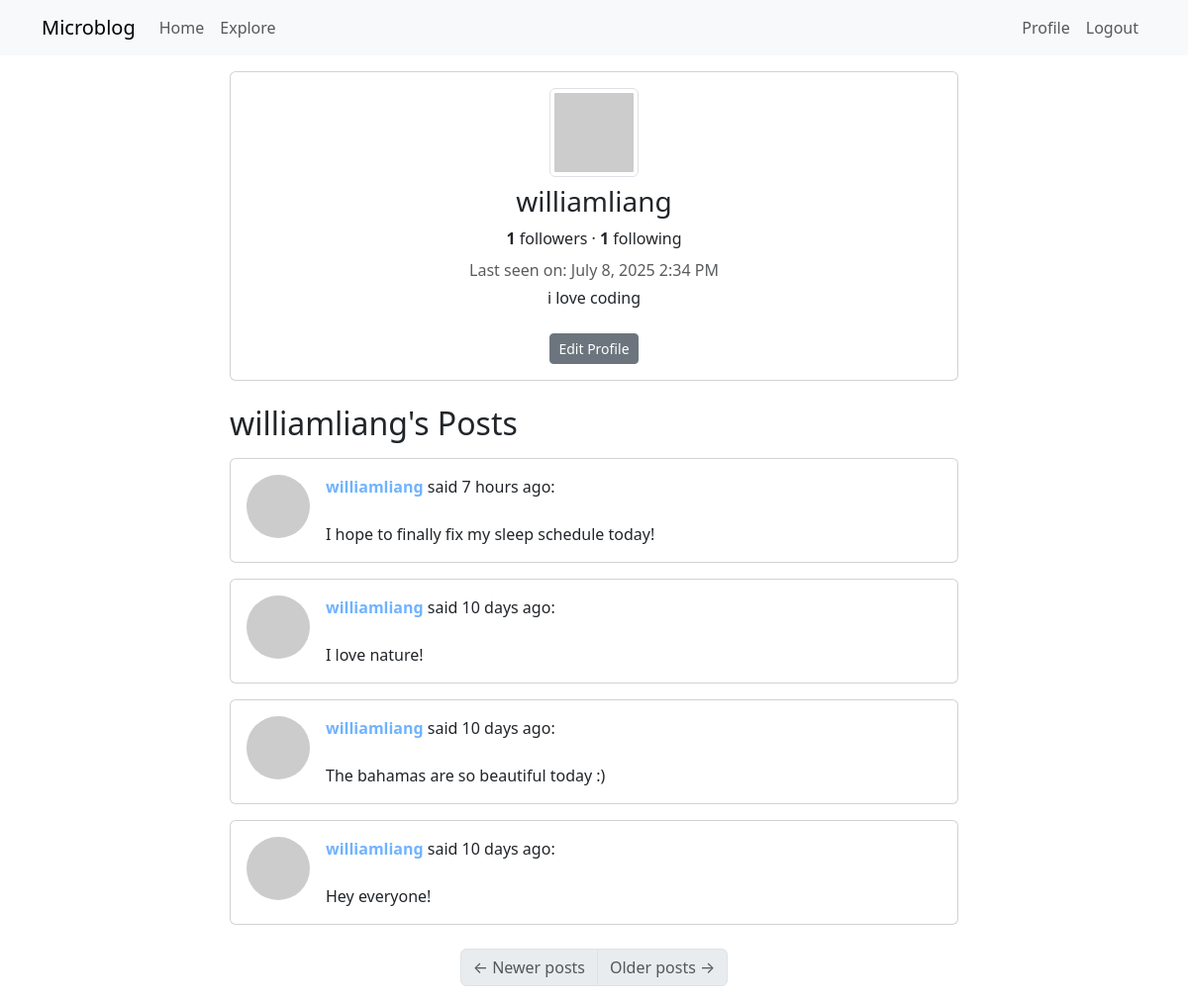
Before: /user/williamliang (signed in) with the older database file.
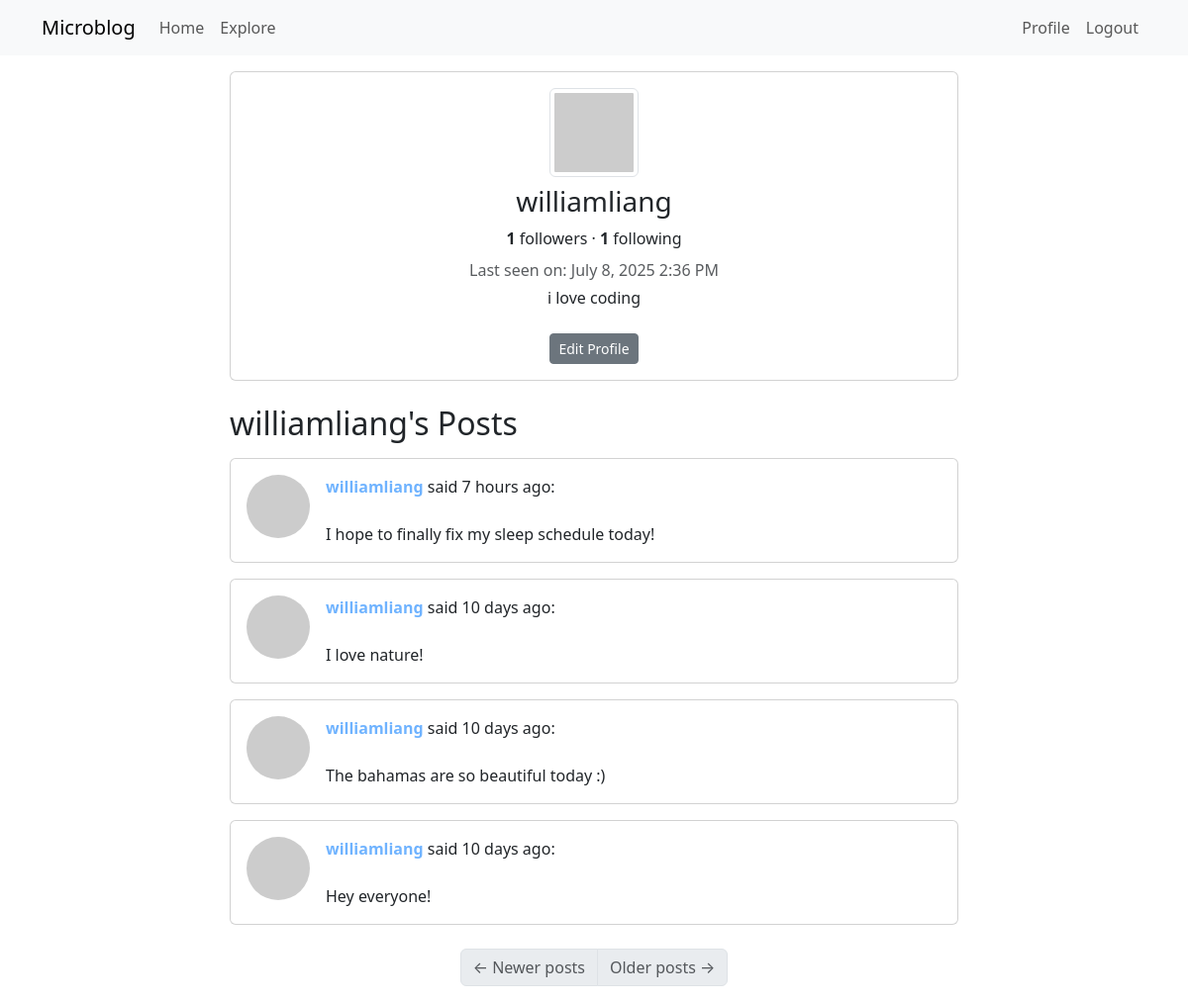
After: the same page with the newer database file.
### app/models.py (models this page shows, shortened)
class User(UserMixin, db.Model):
    id: so.Mapped[int] = so.mapped_column(primary_key=True)
    username: so.Mapped[str] = so.mapped_column(sa.String(64), index=True, unique=True)
    email: so.Mapped[str] = so.mapped_column(sa.String(120), index=True, unique=True)
    password_hash: so.Mapped[Optional[str]] = so.mapped_column(sa.String(256))
    about_me: so.Mapped[Optional[str]] = so.mapped_column(sa.String(140))
    last_seen: so.Mapped[Optional[datetime]] = so.mapped_column(default=lambda: datetime.now(timezone.utc))
    posts: so.WriteOnlyMapped['Post'] = so.relationship(
        back_populates='author', passive_deletes=True)
    following: so.WriteOnlyMapped['User'] = so.relationship(
        secondary=followers, primaryjoin=(followers.c.follower_id == id),
        secondaryjoin=(followers.c.followed_id == id),
        back_populates='followers'
    )
    followers: so.WriteOnlyMapped['User'] = so.relationship(
        secondary=followers, primaryjoin=(followers.c.followed_id == id),
        secondaryjoin=(followers.c.follower_id == id),
        back_populates='following')
    def avatar(self, size):
        digest = hashlib.md5(self.email.lower().encode('utf-8')).hexdigest()
        return f'https://www.gravatar.com/avatar/{digest}?d=identicon&s={size}'
    def followers_count(self):
        query = sa.select(sa.func.count()).select_from(
            self.followers.select().subquery())
        return db.session.scalar(query)
    def following_count(self):
        query = sa.select(sa.func.count()).select_from(
            self.following.select().subquery())
        return db.session.scalar(query)

class Post(db.Model):
    id: so.Mapped[int] = so.mapped_column(primary_key=True)
    body: so.Mapped[str] = so.mapped_column(sa.String(140))
    timestamp: so.Mapped[datetime] = so.mapped_column(index=True, default=lambda: datetime.now(timezone.utc))
    user_id: so.Mapped[int] = so.mapped_column(sa.ForeignKey(User.id), index=True)
    language: so.Mapped[Optional[str]] = so.mapped_column(sa.String(5))
    author: so.Mapped[User] = so.relationship(back_populates='posts')

### app/routes.py (the view)
@app.route('/user/<username>')
@login_required
def user(username):
    user = db.first_or_404(sa.select(User).where(User.username == username))
    page = request.args.get('page', 1, type=int) # pagination in the user profile view
    query = user.posts.select().order_by(Post.timestamp.desc())
    posts = db.paginate(query, page=page,
                        per_page=app.config['POSTS_PER_PAGE'],
                        error_out=False)
    next_url = url_for('user', username=user.username, page=posts.next_num) \
        if posts.has_next else None
    prev_url = url_for('user', username=user.username, page=posts.prev_num) \
        if posts.has_prev else None
    if user == current_user:
        form = PostForm()
    else:
        form = EmptyForm()
    return render_template('user.html', user=user, posts=posts, form=form, next_url=next_url, prev_url=prev_url)

### app/models.py (called while the page is built)
@login.user_loader
def load_user(id):
    return db.session.get(User, int(id))

### app/routes.py (called while the page is built)
@app.before_request
def before_request():
    if current_user.is_authenticated:
        current_user.last_seen = datetime.now(timezone.utc)
        db.session.commit()

### app/templates/user.html (shortened to what this page needs)
{% extends "base.html" %}
{% block content %}
  <div class="row justify-content-center">
    <div class="col-md-8">
      <div class="card mb-4">
        <div class="card-body text-center">
          <img src="{{ user.avatar(128) }}" alt="User avatar" class="img-thumbnail mb-2">
          <h3>{{ user.username }}</h3>
          <div class="mb-2">
            <span class="fw-bold">{{ user.followers_count() }}</span> followers
            &middot;
            <span class="fw-bold">{{ user.following_count() }}</span> following
          </div>
          {% if user.last_seen %}
            <p class="text-muted mb-1">Last seen on: {{ moment(user.last_seen).format('LLL') }}</p>
          {% endif %}
          {% if user.about_me %}
            <p>{{ user.about_me }}</p>
          {% endif %}
          {% if user == current_user %}
            <a href="{{ url_for('edit_profile') }}" class="btn btn-secondary btn-sm mt-2">Edit Profile</a>
          {% endif %}
        </div>
      </div>
      <h2 class="mb-3">{{ user.username }}'s Posts</h2>
      {% for post in posts %}
        {% include '_post.html' %}
      {% endfor %}
      <nav aria-label="Post navigation">
        <ul class="pagination justify-content-center mt-4">
          <li class="page-item{% if not prev_url %} disabled{% endif %}">
            <a class="page-link" href="{{ prev_url if prev_url else '#' }}" tabindex="-1">
              <span aria-hidden="true">&larr;</span> Newer posts
            </a>
          </li>
          <li class="page-item{% if not next_url %} disabled{% endif %}">
            <a class="page-link" href="{{ next_url if next_url else '#' }}">
              Older posts <span aria-hidden="true">&rarr;</span>
            </a>
          </li>
        </ul>
      </nav>
    </div>
  </div>
{% endblock %}

### app/templates/base.html (shortened to what this page needs)
<!doctype html>
<html lang="en">
  <head>
    <link
        href="https://cdn.jsdelivr.net/npm/bootstrap@5.3.2/dist/css/bootstrap.min.css"
        rel="stylesheet"
>
  </head>
  <body>
    <nav class="navbar navbar-expand-lg bg-body-tertiary">
      <div class="container">
        <a class="navbar-brand" href="{{ url_for('index') }}">Microblog</a>
        <div class="collapse navbar-collapse" id="navbarSupportedContent">
          <ul class="navbar-nav me-auto mb-2 mb-lg-0">
            <li class="nav-item">
              <a class="nav-link" aria-current="page" href="{{ url_for('index') }}">Home</a>
            </li>
            <li class="nav-item">
              <a class="nav-link" aria-current="page" href="{{ url_for('explore') }}">Explore</a>
            </li>
          </ul>
          <ul class="navbar-nav mb-2 mb-lg-0">
            {% if current_user.is_anonymous %}
            <li class="nav-item">
              <a class="nav-link" aria-current="page" href="{{ url_for('login') }}">Login</a>
            </li>
            {% else %}
            <li class="nav-item">
              <a class="nav-link" aria-current="page" href="{{ url_for('user', username=current_user.username) }}">Profile</a>
            </li>
            <li class="nav-item">
              <a class="nav-link" aria-current="page" href="{{ url_for('logout') }}">Logout</a>
            </li>
            {% endif %}
          </ul>
        </div>
      </div>
    </nav>
    <div class="container mt-3">
      {% block content %}{% endblock %}
    </div>
  </body>
</html>

### app/templates/_post.html (shortened to what this page needs)
<div class="card mb-3">
  <div class="card-body d-flex">
    <a href="{{ url_for('user', username=post.author.username) }}">
      <img src="{{ post.author.avatar(64) }}" class="rounded-circle me-3" width="64" height="64" />
    </a>
    <div>
      <div>
        <a href="{{ url_for('user', username=post.author.username) }}" class="fw-bold user-link">
          {{ post.author.username }}
        </a>
        said {{ moment(post.timestamp).fromNow() }}:
      </div>
      <br>
      <span id ="post{{ post.id }}">{{ post.body }}</span>
    </div>
  </div>
</div>

### app/templates/_post.html (style rules this page uses)
.user-link { color: #6fb3ff; text-decoration: none; transition: color 0.2s; }

Changed rows visible on the page:
changed User "williamliang": last_seen "July 8, 2025 2:34 PM" → "July 8, 2025 2:36 PM"
